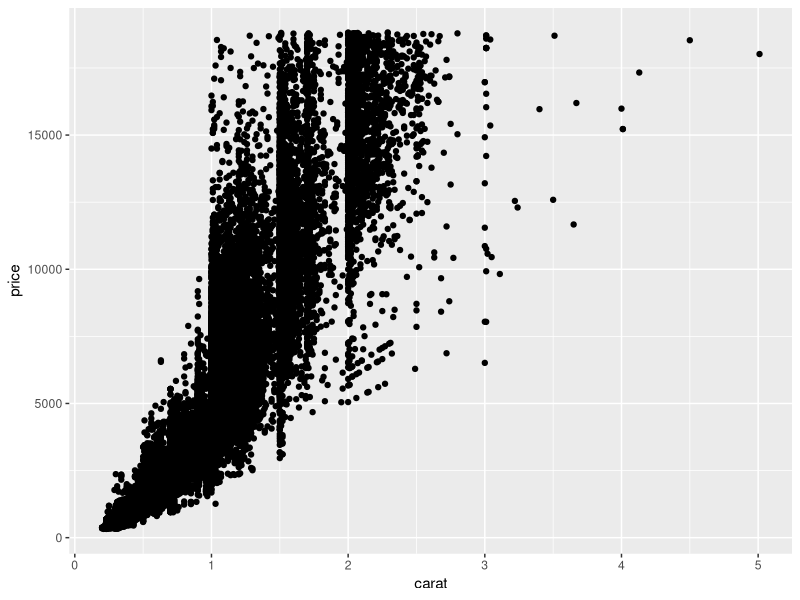
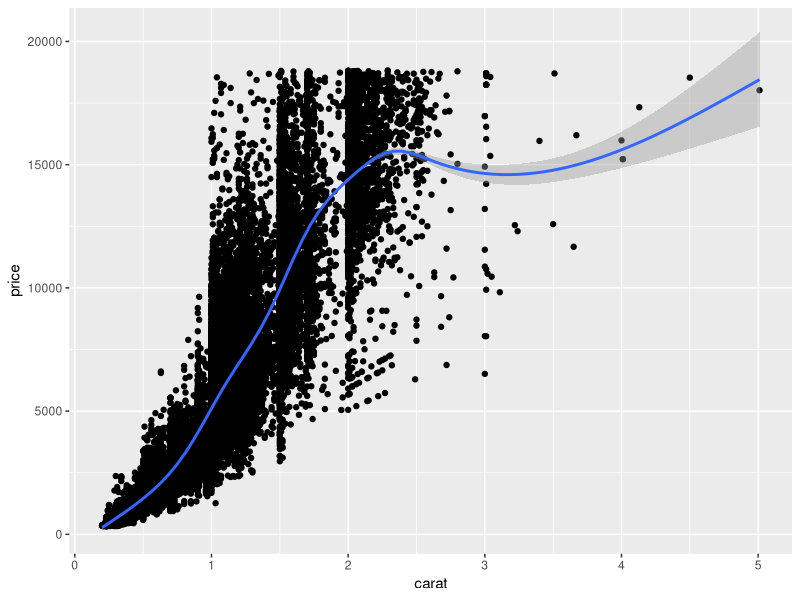

Source code (R) for these figures, in order:
library(ggplot2)

# first plot
ggplot(diamonds, aes(carat,price)) +
  geom_point()

# second plot
ggplot(diamonds, aes(carat,price)) +
  geom_point() + 
  geom_smooth()

